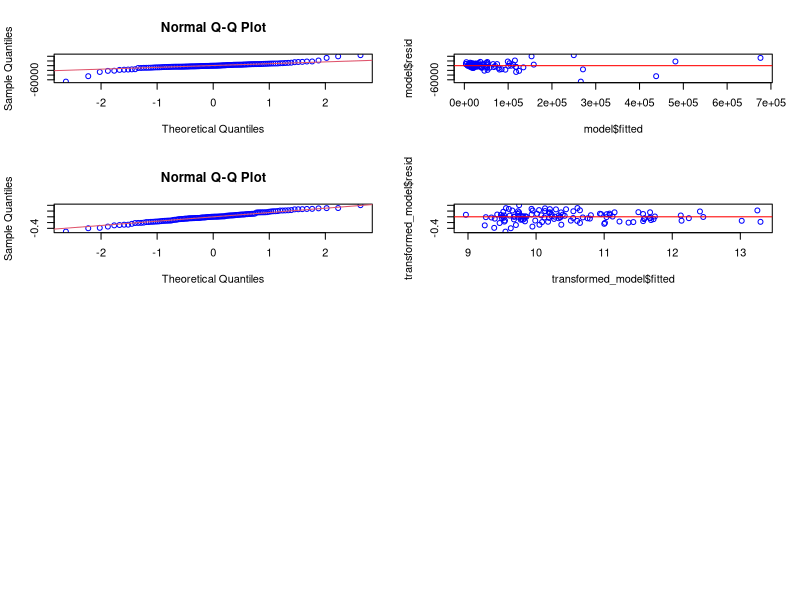
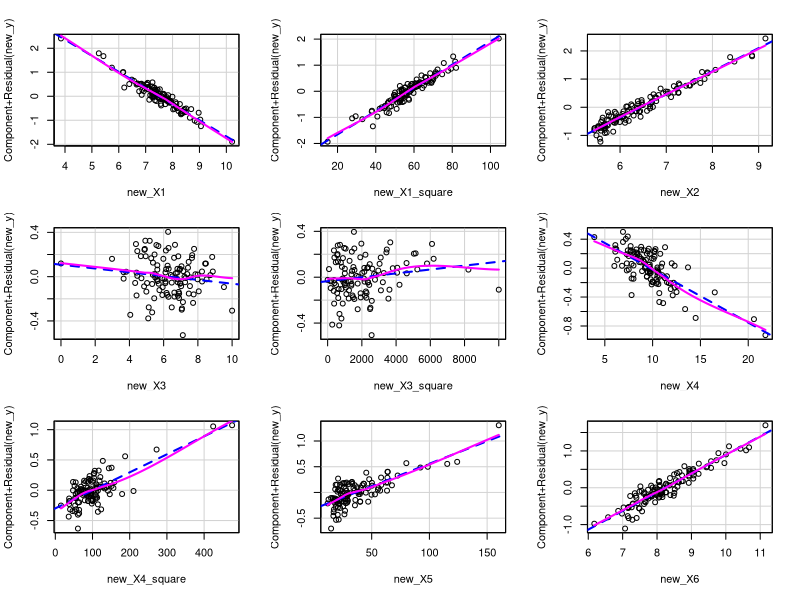
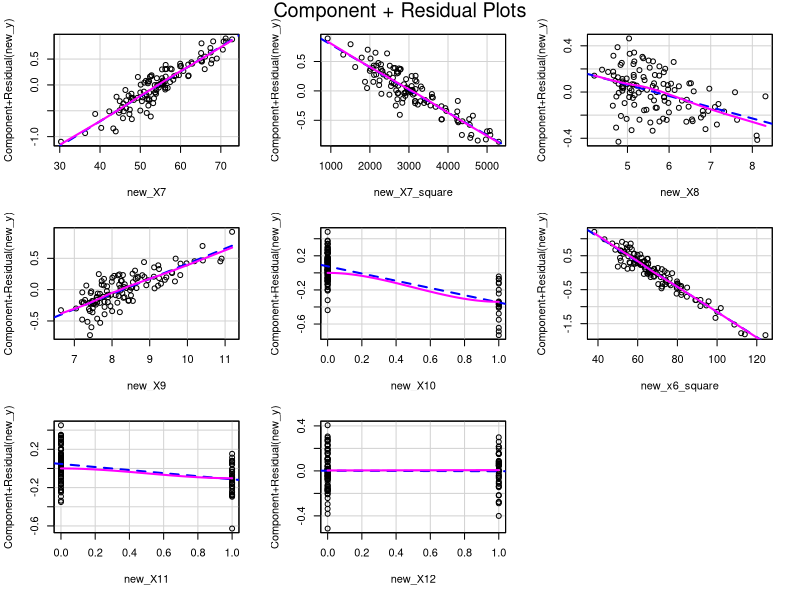

These figures' R source, in order:
library(car)

data <- read.table("data/data_estimation_random.txt", header = FALSE)

y <- data$V11
X1 <- data$V2
X2 <- data$V3
X3 <- data$V4
X4 <- data$V5
X5 <- data$V6
X6 <- data$V7
X7 <- data$V8
X8 <- data$V9
X9 <- data$V10
X10 <- ifelse(data$V12 == 1, 1, 0)
X11 <- ifelse(data$V12 == 2, 1, 0)
X12 <- ifelse(data$V12 == 3, 1, 0)

model = lm(y ~ X1 + X2 + X3 + X4 + X5 + X6 + X7 + X8 + X9 + X10 + X11 + X12)

par(mfrow=c(4,2))

qqnorm(model$resid, col="blue")
qqline(model$resid, col=2)
plot(model$fitted, model$resid, col="blue")
abline(h=0, col="red") 

new_y = log(y)

new_X1 = log(X1)
new_X1_square = new_X1^2
new_X2 = log(X2)
new_X3 = sqrt(X3)
new_X3_square = X3^2
new_X4 = X4
new_X4_square = X4^2
new_X5 = sqrt(X5)
new_X6 = log(X6)
new_x6_square = new_X6^2
new_X7 = X7
new_X7_square = X7^2
new_X8 = log(X8)
new_X9 = log(X9)
new_X10 = X10
new_X11 = X11
new_X12 = X12

transformed_model = lm(new_y ~ new_X1 + new_X1_square + new_X2 + 
                               new_X3 + new_X3_square + new_X4 + new_X4_square +
                               new_X5 + new_X6 + 
                               new_X7 + new_X7_square + new_X8 + 
                               new_X9 + new_X10+ new_x6_square +
                               new_X11 + new_X12)

qqnorm(transformed_model$resid, col="blue")
qqline(transformed_model$resid, col=2)
plot(transformed_model$fitted, transformed_model$resid, col="blue")
abline(h=0, col="red")

crPlots(transformed_model)



